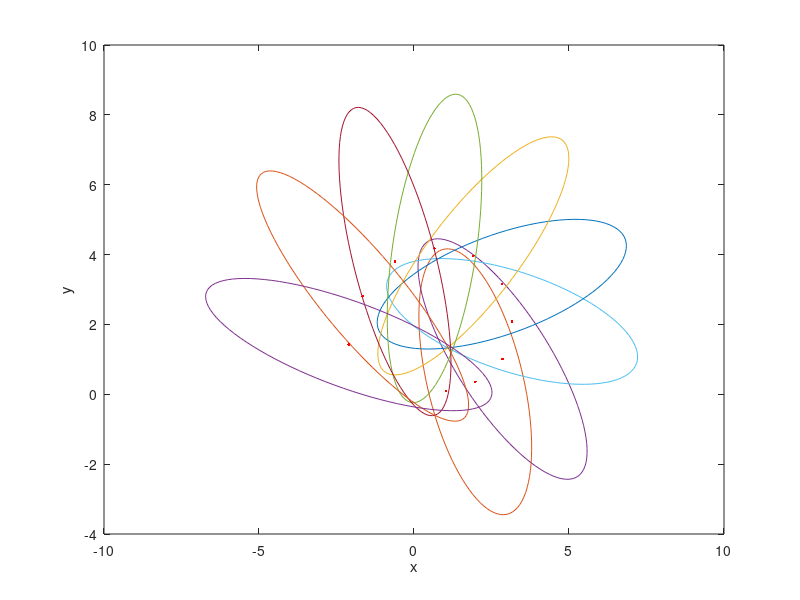

Here is the MATLAB script that generated this plot:
clear all;
close all;
T = 1;
phi = 0;
control = [T; phi];
covar_pos = [1,0,0; 0,1,0; 0,0,1];
covar_cont = [0.01, 0; 0, 0.01];
mean_theta = 0;
mean_x = 0;
mean_y = 0;
F(1,1) = 1;
F(1,2) = 0;
F(2,1) = 0;
F(2,2) = 1;
F(3,1) = 0;
F(3,2) = 0;
F(3,3) = 1;

G(3,1) = 0;
G(3,2) = 1;
for i = 1:10
    mynoise = mvnrnd([0;0],covar_cont,1);
    control = (mynoise') + control;
    
    T = control(1,1);
    phi = control(2,1);
    
    F(1,3) = -T*sin(phi+mean_theta);
    F(2,3) = T*cos(phi+mean_theta);
    
    G(1,1) = cos(phi+mean_theta);
    G(1,2) = -T*sin(phi+mean_theta);
    G(2,1) = sin(phi+mean_theta);
    G(2,2) = T*cos(phi+mean_theta);
    
    mean_x = mean_x + T*cos(phi + mean_theta)
    mean_y = mean_y + T*sin(phi + mean_theta)
    mean_theta = phi + mean_theta
    
    new_covar = F*covar_pos*(F') + G*covar_cont*(G')
    coavar_pos = new_covar;
s = mynoise;
[eigenvec, eigenval ] = eig(new_covar);
[largest_eigenvec_ind_c, r] = find(eigenval == max(max(eigenval)));
largest_eigenvec = eigenvec(:, largest_eigenvec_ind_c);
largest_eigenval = max(max(eigenval));
if(largest_eigenvec_ind_c == 1)
    smallest_eigenval = max(eigenval(:,2))
    smallest_eigenvec = eigenvec(:,2);
else
    smallest_eigenval = max(eigenval(:,1))
    smallest_eigenvec = eigenvec(1,:);
end
angle = atan2(largest_eigenvec(2), largest_eigenvec(1));
if(angle < 0)
    angle = angle + 2*pi;
end
chisquare_val = 2.4477;
theta_grid = linspace(0,2*pi);
phi = angle;
%11X0=avg(1);
X0=mean_x;
%22Y0=avg(2);
Y0=mean_y;
a=chisquare_val*sqrt(largest_eigenval);
b=chisquare_val*sqrt(smallest_eigenval);
ellipse_x_r  = a*cos( theta_grid );
ellipse_y_r  = b*sin( theta_grid );
R = [ cos(phi) sin(phi); -sin(phi) cos(phi) ];
r_ellipse = [ellipse_x_r;ellipse_y_r]' * R;
plot(r_ellipse(:,1) + X0,r_ellipse(:,2) + Y0,'-')
z= plot(mean_x,mean_y,'.');
set(z,'Color','red')
hold on;
hXLabel = xlabel('x');
hYLabel = ylabel('y');
end





